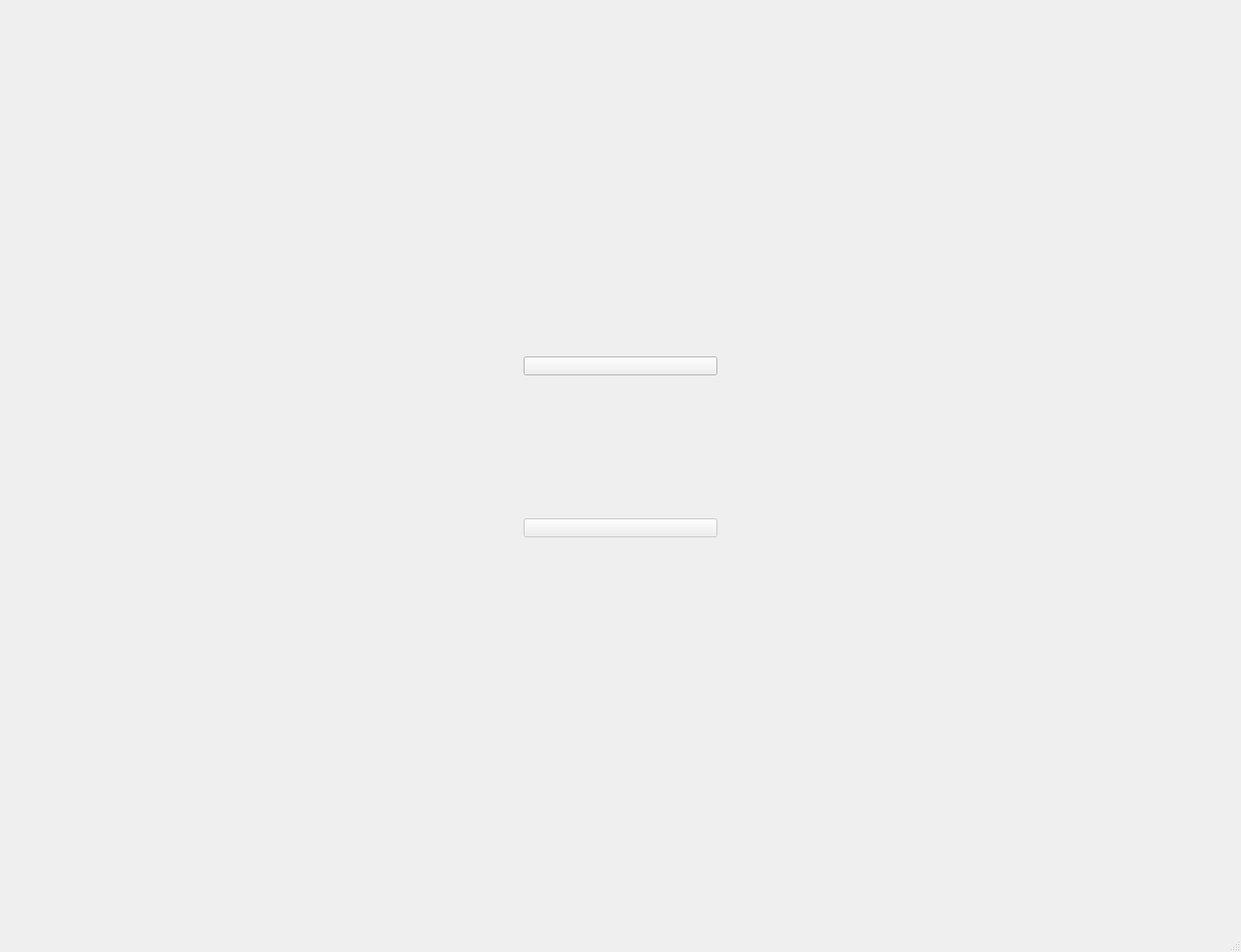
<?xml version="1.0" encoding="UTF-8"?>
<ui version="4.0">
 <class>MainWindow</class>
 <widget class="QMainWindow" name="MainWindow">
  <property name="geometry">
   <rect>
    <x>0</x>
    <y>0</y>
    <width>1448</width>
    <height>1111</height>
   </rect>
  </property>
  <property name="sizePolicy">
   <sizepolicy hsizetype="Expanding" vsizetype="Preferred">
    <horstretch>0</horstretch>
    <verstretch>0</verstretch>
   </sizepolicy>
  </property>
  <property name="windowTitle">
   <string>MainWindow</string>
  </property>
  <widget class="QWidget" name="centralwidget">
   <layout class="QGridLayout" name="gridLayout_2">
    <item row="0" column="6">
     <spacer name="horizontalSpacer_12">
      <property name="orientation">
       <enum>Qt::Horizontal</enum>
      </property>
      <property name="sizeType">
       <enum>QSizePolicy::Expanding</enum>
      </property>
      <property name="sizeHint" stdset="0">
       <size>
        <width>30</width>
        <height>20</height>
       </size>
      </property>
     </spacer>
    </item>
    <item row="0" column="3">
     <spacer name="horizontalSpacer_11">
      <property name="orientation">
       <enum>Qt::Horizontal</enum>
      </property>
      <property name="sizeType">
       <enum>QSizePolicy::Expanding</enum>
      </property>
      <property name="sizeHint" stdset="0">
       <size>
        <width>60</width>
        <height>20</height>
       </size>
      </property>
     </spacer>
    </item>
    <item row="1" column="5">
     <spacer name="verticalSpacer_2">
      <property name="orientation">
       <enum>Qt::Vertical</enum>
      </property>
      <property name="sizeHint" stdset="0">
       <size>
        <width>20</width>
        <height>40</height>
       </size>
      </property>
     </spacer>
    </item>
    <item row="0" column="5">
     <widget class="QStackedWidget" name="stackedWidget">
      <widget class="QWidget" name="page_0">
       <layout class="QGridLayout" name="gridLayout_3">
        <item row="0" column="0">
         <layout class="QGridLayout" name="gridLayout" rowstretch="0,0,0,0,0">
          <item row="0" column="1" alignment="Qt::AlignHCenter|Qt::AlignVCenter">
           <widget class="QLabel" name="label">
            <property name="text">
             <string/>
            </property>
            <property name="pixmap">
             <pixmap resource="resources.qrc">:/appimages/imgs/logo.jpg</pixmap>
            </property>
            <property name="scaledContents">
             <bool>false</bool>
            </property>
            <property name="alignment">
             <set>Qt::AlignCenter</set>
            </property>
           </widget>
          </item>
          <item row="0" column="2">
           <spacer name="horizontalSpacer_2">
            <property name="orientation">
             <enum>Qt::Horizontal</enum>
            </property>
            <property name="sizeType">
             <enum>QSizePolicy::Expanding</enum>
            </property>
            <property name="sizeHint" stdset="0">
             <size>
              <width>40</width>
              <height>20</height>
             </size>
            </property>
           </spacer>
          </item>
          <item row="2" column="1">
           <layout class="QVBoxLayout" name="verticalLayout_3">
            <item>
             <widget class="QPushButton" name="open_page_1_button">
              <property name="sizePolicy">
               <sizepolicy hsizetype="Expanding" vsizetype="Preferred">
                <horstretch>0</horstretch>
                <verstretch>0</verstretch>
               </sizepolicy>
              </property>
              <property name="minimumSize">
               <size>
                <width>0</width>
                <height>0</height>
               </size>
              </property>
              <property name="text">
               <string/>
              </property>
              <property name="icon">
               <iconset resource="resources.qrc">
                <normaloff>:/appimages/imgs/ADD EMPLOYEE ICON.png</normaloff>:/appimages/imgs/ADD EMPLOYEE ICON.png</iconset>
              </property>
              <property name="iconSize">
               <size>
                <width>300</width>
                <height>300</height>
               </size>
              </property>
             </widget>
            </item>
            <item>
             <spacer name="verticalSpacer">
              <property name="orientation">
               <enum>Qt::Vertical</enum>
              </property>
              <property name="sizeHint" stdset="0">
               <size>
                <width>20</width>
                <height>40</height>
               </size>
              </property>
             </spacer>
            </item>
            <item>
             <widget class="QPushButton" name="open_page_2_button">
              <property name="enabled">
               <bool>false</bool>
              </property>
              <property name="text">
               <string/>
              </property>
              <property name="icon">
               <iconset resource="resources.qrc">
                <normaloff>:/appimages/imgs/REMOVE EMPLOYEE ICON.png</normaloff>:/appimages/imgs/REMOVE EMPLOYEE ICON.png</iconset>
              </property>
              <property name="iconSize">
               <size>
                <width>300</width>
                <height>300</height>
               </size>
              </property>
             </widget>
            </item>
            <item>
             <spacer name="verticalSpacer_4">
              <property name="orientation">
               <enum>Qt::Vertical</enum>
              </property>
              <property name="sizeHint" stdset="0">
               <size>
                <width>20</width>
                <height>40</height>
               </size>
              </property>
             </spacer>
            </item>
           </layout>
          </item>
          <item row="0" column="0">
           <spacer name="horizontalSpacer">
            <property name="orientation">
             <enum>Qt::Horizontal</enum>
            </property>
            <property name="sizeHint" stdset="0">
             <size>
              <width>40</width>
              <height>20</height>
             </size>
            </property>
           </spacer>
          </item>
          <item row="1" column="1">
           <spacer name="verticalSpacer_3">
            <property name="orientation">
             <enum>Qt::Vertical</enum>
            </property>
            <property name="sizeHint" stdset="0">
             <size>
              <width>20</width>
              <height>40</height>
             </size>
            </property>
           </spacer>
          </item>
         </layout>
        </item>
       </layout>
      </widget>
      <widget class="QWidget" name="page_1">
       <property name="layoutDirection">
        <enum>Qt::LeftToRight</enum>
       </property>
       <layout class="QGridLayout" name="gridLayout_5">
        <property name="sizeConstraint">
         <enum>QLayout::SetDefaultConstraint</enum>
        </property>
        <item row="1" column="0">
         <layout class="QGridLayout" name="gridLayout_4">
          <property name="sizeConstraint">
           <enum>QLayout::SetDefaultConstraint</enum>
          </property>
          <item row="11" column="1">
           <layout class="QHBoxLayout" name="horizontalLayout_3">
            <item alignment="Qt::AlignHCenter|Qt::AlignVCenter">
             <widget class="QPushButton" name="return_To_Main_Menu">
              <property name="text">
               <string>Return to main menu</string>
              </property>
             </widget>
            </item>
           </layout>
          </item>
          <item row="0" column="1" alignment="Qt::AlignHCenter|Qt::AlignVCenter">
           <widget class="QLabel" name="GoulstonLogo_2">
            <property name="text">
             <string/>
            </property>
            <property name="pixmap">
             <pixmap resource="resources.qrc">:/appimages/imgs/logo.jpg</pixmap>
            </property>
            <property name="alignment">
             <set>Qt::AlignCenter</set>
            </property>
           </widget>
          </item>
          <item row="0" column="2">
           <spacer name="horizontalSpacer_3">
            <property name="orientation">
             <enum>Qt::Horizontal</enum>
            </property>
            <property name="sizeHint" stdset="0">
             <size>
              <width>40</width>
              <height>20</height>
             </size>
            </property>
           </spacer>
          </item>
          <item row="5" column="1">
           <layout class="QHBoxLayout" name="horizontalLayout_2">
            <property name="sizeConstraint">
             <enum>QLayout::SetFixedSize</enum>
            </property>
            <item alignment="Qt::AlignVCenter">
             <widget class="QPushButton" name="add_Image_Button">
              <property name="sizePolicy">
               <sizepolicy hsizetype="Preferred" vsizetype="Preferred">
                <horstretch>0</horstretch>
                <verstretch>0</verstretch>
               </sizepolicy>
              </property>
              <property name="minimumSize">
               <size>
                <width>130</width>
                <height>30</height>
               </size>
              </property>
              <property name="maximumSize">
               <size>
                <width>150</width>
                <height>100</height>
               </size>
              </property>
              <property name="text">
               <string/>
              </property>
              <property name="icon">
               <iconset resource="resources.qrc">
                <normaloff>:/appimages/imgs/add-user.png</normaloff>:/appimages/imgs/add-user.png</iconset>
              </property>
              <property name="iconSize">
               <size>
                <width>30</width>
                <height>30</height>
               </size>
              </property>
             </widget>
            </item>
            <item alignment="Qt::AlignVCenter">
             <widget class="QPushButton" name="renameButton">
              <property name="minimumSize">
               <size>
                <width>130</width>
                <height>30</height>
               </size>
              </property>
              <property name="maximumSize">
               <size>
                <width>150</width>
                <height>100</height>
               </size>
              </property>
              <property name="text">
               <string/>
              </property>
              <property name="icon">
               <iconset resource="resources.qrc">
                <normaloff>:/appimages/imgs/edit.png</normaloff>:/appimages/imgs/edit.png</iconset>
              </property>
              <property name="iconSize">
               <size>
                <width>30</width>
                <height>30</height>
               </size>
              </property>
             </widget>
            </item>
            <item>
             <widget class="QPushButton" name="crop_button">
              <property name="minimumSize">
               <size>
                <width>130</width>
                <height>30</height>
               </size>
              </property>
              <property name="maximumSize">
               <size>
                <width>150</width>
                <height>100</height>
               </size>
              </property>
              <property name="text">
               <string/>
              </property>
              <property name="icon">
               <iconset resource="resources.qrc">
                <normaloff>:/appimages/imgs/crop.png</normaloff>:/appimages/imgs/crop.png</iconset>
              </property>
              <property name="iconSize">
               <size>
                <width>30</width>
                <height>30</height>
               </size>
              </property>
             </widget>
            </item>
            <item alignment="Qt::AlignVCenter">
             <widget class="QPushButton" name="remove_Image_Button">
              <property name="minimumSize">
               <size>
                <width>130</width>
                <height>30</height>
               </size>
              </property>
              <property name="maximumSize">
               <size>
                <width>150</width>
                <height>100</height>
               </size>
              </property>
              <property name="text">
               <string/>
              </property>
              <property name="icon">
               <iconset resource="resources.qrc">
                <normaloff>:/appimages/imgs/remove-user.png</normaloff>:/appimages/imgs/remove-user.png</iconset>
              </property>
              <property name="iconSize">
               <size>
                <width>30</width>
                <height>30</height>
               </size>
              </property>
             </widget>
            </item>
           </layout>
          </item>
          <item row="1" column="1">
           <spacer name="verticalSpacer_8">
            <property name="orientation">
             <enum>Qt::Vertical</enum>
            </property>
            <property name="sizeHint" stdset="0">
             <size>
              <width>20</width>
              <height>40</height>
             </size>
            </property>
           </spacer>
          </item>
          <item row="5" column="0">
           <spacer name="horizontalSpacer_7">
            <property name="orientation">
             <enum>Qt::Horizontal</enum>
            </property>
            <property name="sizeHint" stdset="0">
             <size>
              <width>40</width>
              <height>20</height>
             </size>
            </property>
           </spacer>
          </item>
          <item row="5" column="2">
           <spacer name="horizontalSpacer_8">
            <property name="orientation">
             <enum>Qt::Horizontal</enum>
            </property>
            <property name="sizeHint" stdset="0">
             <size>
              <width>40</width>
              <height>20</height>
             </size>
            </property>
           </spacer>
          </item>
          <item row="10" column="2">
           <layout class="QVBoxLayout" name="verticalLayout_2">
            <item>
             <spacer name="horizontalSpacer_10">
              <property name="orientation">
               <enum>Qt::Horizontal</enum>
              </property>
              <property name="sizeHint" stdset="0">
               <size>
                <width>40</width>
                <height>20</height>
               </size>
              </property>
             </spacer>
            </item>
           </layout>
          </item>
          <item row="0" column="0">
           <spacer name="horizontalSpacer_4">
            <property name="orientation">
             <enum>Qt::Horizontal</enum>
            </property>
            <property name="sizeHint" stdset="0">
             <size>
              <width>40</width>
              <height>20</height>
             </size>
            </property>
           </spacer>
          </item>
          <item row="2" column="1" alignment="Qt::AlignHCenter|Qt::AlignVCenter">
           <widget class="QLabel" name="imageLabel">
            <property name="enabled">
             <bool>true</bool>
            </property>
            <property name="minimumSize">
             <size>
              <width>300</width>
              <height>300</height>
             </size>
            </property>
            <property name="maximumSize">
             <size>
              <width>300</width>
              <height>300</height>
             </size>
            </property>
            <property name="frameShape">
             <enum>QFrame::Box</enum>
            </property>
            <property name="text">
             <string/>
            </property>
            <property name="scaledContents">
             <bool>true</bool>
            </property>
            <property name="alignment">
             <set>Qt::AlignCenter</set>
            </property>
           </widget>
          </item>
          <item row="10" column="0">
           <spacer name="horizontalSpacer_9">
            <property name="orientation">
             <enum>Qt::Horizontal</enum>
            </property>
            <property name="sizeHint" stdset="0">
             <size>
              <width>40</width>
              <height>20</height>
             </size>
            </property>
           </spacer>
          </item>
          <item row="10" column="1" alignment="Qt::AlignHCenter|Qt::AlignVCenter">
           <widget class="QListWidget" name="image_list_widget">
            <property name="sizePolicy">
             <sizepolicy hsizetype="Preferred" vsizetype="Preferred">
              <horstretch>0</horstretch>
              <verstretch>0</verstretch>
             </sizepolicy>
            </property>
            <property name="minimumSize">
             <size>
              <width>600</width>
              <height>300</height>
             </size>
            </property>
            <property name="maximumSize">
             <size>
              <width>600</width>
              <height>300</height>
             </size>
            </property>
            <property name="acceptDrops">
             <bool>false</bool>
            </property>
            <property name="layoutMode">
             <enum>QListView::SinglePass</enum>
            </property>
            <property name="viewMode">
             <enum>QListView::ListMode</enum>
            </property>
            <property name="modelColumn">
             <number>0</number>
            </property>
            <property name="sortingEnabled">
             <bool>false</bool>
            </property>
           </widget>
          </item>
          <item row="7" column="1">
           <widget class="QDialogButtonBox" name="buttonBox"/>
          </item>
          <item row="6" column="0">
           <spacer name="horizontalSpacer_13">
            <property name="orientation">
             <enum>Qt::Horizontal</enum>
            </property>
            <property name="sizeHint" stdset="0">
             <size>
              <width>40</width>
              <height>20</height>
             </size>
            </property>
           </spacer>
          </item>
          <item row="6" column="1">
           <layout class="QHBoxLayout" name="horizontalLayout_5">
            <item>
             <widget class="QLineEdit" name="search_bar">
              <property name="text">
               <string/>
              </property>
              <property name="echoMode">
               <enum>QLineEdit::Normal</enum>
              </property>
              <property name="placeholderText">
               <string>Search for a employee</string>
              </property>
             </widget>
            </item>
            <item>
             <widget class="QPushButton" name="search_button">
              <property name="text">
               <string>Search</string>
              </property>
             </widget>
            </item>
           </layout>
          </item>
         </layout>
        </item>
       </layout>
      </widget>
      <widget class="QWidget" name="page_3"/>
      <widget class="QWidget" name="page_5">
       <property name="enabled">
        <bool>false</bool>
       </property>
       <layout class="QGridLayout" name="gridLayout_7">
        <item row="0" column="0">
         <layout class="QGridLayout" name="gridLayout_6">
          <item row="0" column="0">
           <spacer name="horizontalSpacer_5">
            <property name="orientation">
             <enum>Qt::Horizontal</enum>
            </property>
            <property name="sizeHint" stdset="0">
             <size>
              <width>40</width>
              <height>20</height>
             </size>
            </property>
           </spacer>
          </item>
          <item row="2" column="1" alignment="Qt::AlignHCenter|Qt::AlignVCenter">
           <widget class="QGraphicsView" name="graphicsView">
            <property name="sizePolicy">
             <sizepolicy hsizetype="Fixed" vsizetype="Fixed">
              <horstretch>0</horstretch>
              <verstretch>0</verstretch>
             </sizepolicy>
            </property>
            <property name="minimumSize">
             <size>
              <width>400</width>
              <height>200</height>
             </size>
            </property>
            <property name="maximumSize">
             <size>
              <width>400</width>
              <height>200</height>
             </size>
            </property>
            <property name="verticalScrollBarPolicy">
             <enum>Qt::ScrollBarAsNeeded</enum>
            </property>
            <property name="horizontalScrollBarPolicy">
             <enum>Qt::ScrollBarAsNeeded</enum>
            </property>
            <property name="sizeAdjustPolicy">
             <enum>QAbstractScrollArea::AdjustToContents</enum>
            </property>
            <property name="dragMode">
             <enum>QGraphicsView::RubberBandDrag</enum>
            </property>
            <property name="resizeAnchor">
             <enum>QGraphicsView::NoAnchor</enum>
            </property>
            <property name="viewportUpdateMode">
             <enum>QGraphicsView::SmartViewportUpdate</enum>
            </property>
           </widget>
          </item>
          <item row="1" column="1">
           <spacer name="verticalSpacer_5">
            <property name="orientation">
             <enum>Qt::Vertical</enum>
            </property>
            <property name="sizeHint" stdset="0">
             <size>
              <width>20</width>
              <height>40</height>
             </size>
            </property>
           </spacer>
          </item>
          <item row="4" column="1">
           <widget class="QPushButton" name="return_To_Main_Menu_2">
            <property name="text">
             <string>Return to main menu</string>
            </property>
           </widget>
          </item>
          <item row="6" column="1">
           <spacer name="verticalSpacer_7">
            <property name="orientation">
             <enum>Qt::Vertical</enum>
            </property>
            <property name="sizeHint" stdset="0">
             <size>
              <width>20</width>
              <height>40</height>
             </size>
            </property>
           </spacer>
          </item>
          <item row="0" column="1" alignment="Qt::AlignHCenter|Qt::AlignVCenter">
           <widget class="QLabel" name="GoulstonLogo_3">
            <property name="text">
             <string/>
            </property>
            <property name="pixmap">
             <pixmap>:/app_images/imgs/logo.jpg</pixmap>
            </property>
            <property name="alignment">
             <set>Qt::AlignCenter</set>
            </property>
           </widget>
          </item>
          <item row="3" column="1">
           <spacer name="verticalSpacer_6">
            <property name="orientation">
             <enum>Qt::Vertical</enum>
            </property>
            <property name="sizeHint" stdset="0">
             <size>
              <width>20</width>
              <height>40</height>
             </size>
            </property>
           </spacer>
          </item>
          <item row="0" column="2">
           <spacer name="horizontalSpacer_6">
            <property name="orientation">
             <enum>Qt::Horizontal</enum>
            </property>
            <property name="sizeHint" stdset="0">
             <size>
              <width>40</width>
              <height>20</height>
             </size>
            </property>
           </spacer>
          </item>
          <item row="5" column="1">
           <spacer name="verticalSpacer_9">
            <property name="orientation">
             <enum>Qt::Vertical</enum>
            </property>
            <property name="sizeHint" stdset="0">
             <size>
              <width>20</width>
              <height>40</height>
             </size>
            </property>
           </spacer>
          </item>
         </layout>
        </item>
       </layout>
      </widget>
     </widget>
    </item>
   </layout>
  </widget>
  <widget class="QMenuBar" name="menubar">
   <property name="geometry">
    <rect>
     <x>0</x>
     <y>0</y>
     <width>1448</width>
     <height>21</height>
    </rect>
   </property>
  </widget>
  <widget class="QStatusBar" name="statusbar"/>
 </widget>
 <resources>
  <include location="resources.qrc"/>
 </resources>
 <connections/>
</ui>
